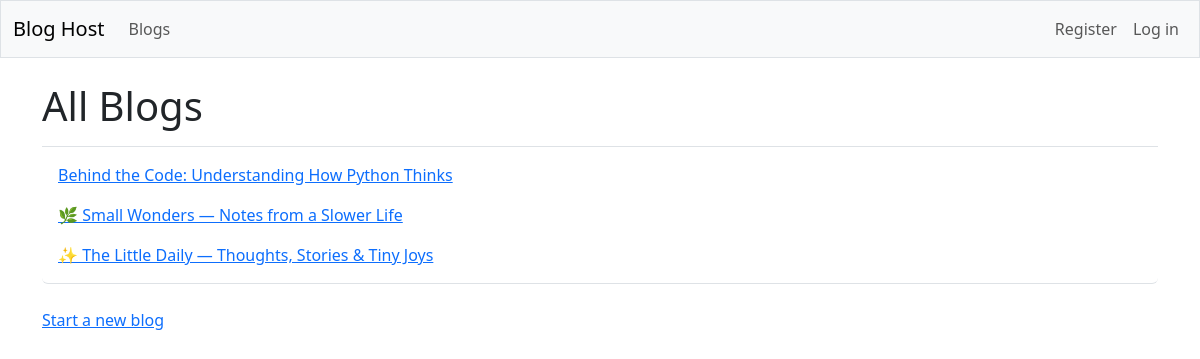
The app's page /blogs/ with its own data.
### blogs/models.py (models this page shows, shortened)
class Blog(models.Model):
    title = models.CharField(max_length=200)
    description = models.CharField(max_length=500)
    date_added = models.DateTimeField(auto_now_add=True)
    owner = models.ForeignKey(User, on_delete=models.CASCADE)

### blogs/views.py (the view)
# urls.py: path('', include('blogs.urls'))
def blogs(request):
    blogs = Blog.objects.order_by('-date_added')
    context = {'blogs':blogs}
    return render(request, 'blogs/blogs.html', context)

### blogs/templates/blogs/blogs.html
{% extends 'blogs/base.html' %}
{% block page_header %}
  <h1>All Blogs</h1>
{% endblock page_header %}
{% block content %}
  <ul class="list-group border-bottom pb-2 mb-4">
    {% for blog in blogs %}
      <li class="list-group-item border-0">
        <a href="{% url 'blogs:blog' blog.id %}">
          {{ blog.title }}</a>
      </li>
    {% empty %}
      <li class="list-group-item border-0">No blogs have been created yet.</li>
    {% endfor %}
  </ul>
  <a href="{% url 'blogs:new_blog' %}">Start a new blog</a>
{% endblock content %}

### records on screen
Blog: title "Behind the Code: Understanding How Python Thinks"
Blog: title "🌿 Small Wonders — Notes from a Slower Life"
Blog: title "✨ The Little Daily — Thoughts, Stories & Tiny Joys"
